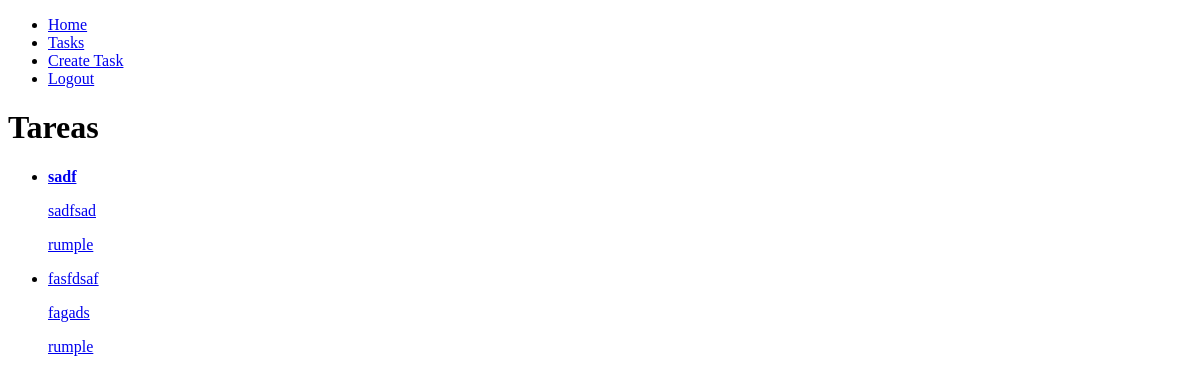
Before: /tasks/ (signed in) with the older database file.
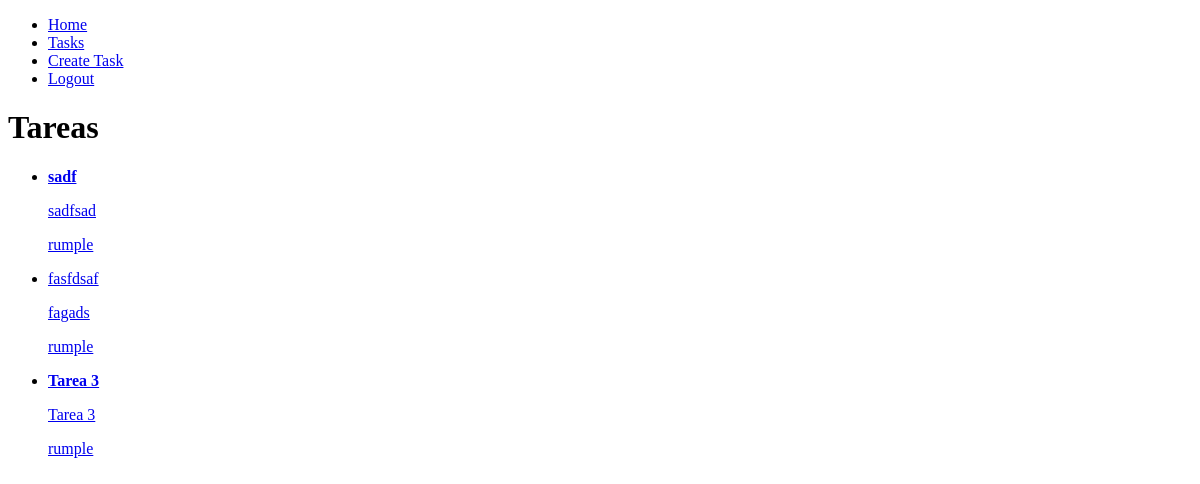
After: the same page with the newer database file.
### tasks/models.py (models this page shows, shortened)
class Task(models.Model):
    title = models.CharField(max_length=200)
    description = models.TextField(blank=True)
    created = models.DateTimeField(auto_now=True)
    datecomplete = models.DateTimeField(null=True, blank=True)
    important = models.BooleanField(default=False)
    user = models.ForeignKey(User, on_delete=models.CASCADE)

### tasks/views.py (the view)
# urls.py: path('tasks/', views.tasks, name='tasks'),
def tasks(request):
    tasks = Task.objects.filter(user=request.user, datecomplete__isnull=True)
    return render(request, 'tasks.html', {
        'tasks': tasks
    })

### tasks/templates/tasks.html
{% extends 'base.html' %}
{% block content %}
    <h1>Tareas</h1>
    <ul>
        {% for task in tasks %}
            <li>
                <a href="{% url 'task_detail' task.id %}">
                    {% if task.important %}
                        <strong>{{task.title}}</strong>
                    {% else %}
                        {{task.title}}
                    {% endif %}
                    <p>{{task.description}}</p>
                    <p>{{task.user.username}}</p>
                </a>
            </li>
        {% endfor %}
    </ul>
{% endblock %}

Changed rows visible on the page:
added Task: title "Tarea 3", description "Tarea 3", user.username "rumple"
